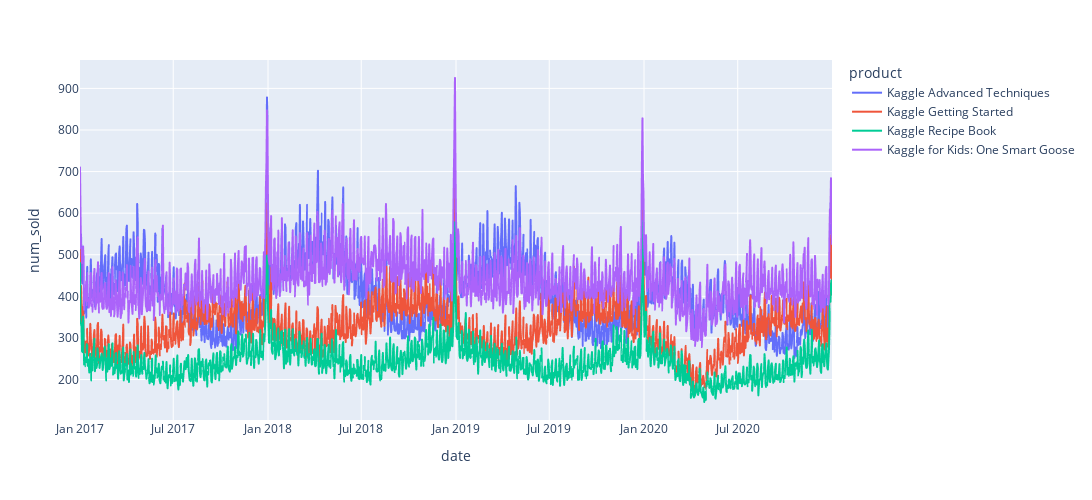

Source (notebook cell):
### Markdown cell above
## Let's see the time series
- There is a strong seasonal/trend component for each product/store
- The trend and seasonality are not necessarily the same (for instance the trend of "Kaggle Getting Started" is moving in the opposite direction of "Kaggle Advanced Techniques" towards the end of the year
- There are some clear seasonal peaks around the 29/30th of December for all products categories
- Time series patterns seems similar in the two stores, despite the significant different in sales

### Code cell
fig = px.line(train_data[(train_data.country=="Belgium") & (train_data.date>="2016-12-31") & (train_data.store=="KaggleMart")], x="date", y="num_sold", line_group="product", color="product")

fig.update_layout(
    autosize=True,
    width=1200,
    height=500,
)

### Figure 1 — Plotly figure (JSON) as saved in the notebook; plotly's stock layout.template omitted (floating-point values rounded to 4 significant figures; data arrays with more than 128 entries replaced by an {"elided": "..."} marker saying what was removed)
{"data": [{"hovertemplate": "product=Kaggle Advanced Techniques<br>date=%{x}<br>num_sold=%{y}<extra></extra>", "legendgroup": "Kaggle Advanced Techniques", "line": {"color": "#636efa", "dash": "solid"}, "mode": "lines", "name": "Kaggle Advanced Techniques", "showlegend": true, "type": "scattergl", "x": {"elided": "1461 str values"}, "xaxis": "x", "y": {"elided": "1461 int values"}, "yaxis": "y"}, {"hovertemplate": "product=Kaggle Getting Started<br>date=%{x}<br>num_sold=%{y}<extra></extra>", "legendgroup": "Kaggle Getting Started", "line": {"color": "#EF553B", "dash": "solid"}, "mode": "lines", "name": "Kaggle Getting Started", "showlegend": true, "type": "scattergl", "x": {"elided": "1461 str values"}, "xaxis": "x", "y": {"elided": "1461 int values"}, "yaxis": "y"}, {"hovertemplate": "product=Kaggle Recipe Book<br>date=%{x}<br>num_sold=%{y}<extra></extra>", "legendgroup": "Kaggle Recipe Book", "line": {"color": "#00cc96", "dash": "solid"}, "mode": "lines", "name": "Kaggle Recipe Book", "showlegend": true, "type": "scattergl", "x": {"elided": "1461 str values"}, "xaxis": "x", "y": {"elided": "1461 int values"}, "yaxis": "y"}, {"hovertemplate": "product=Kaggle for Kids: One Smart Goose<br>date=%{x}<br>num_sold=%{y}<extra></extra>", "legendgroup": "Kaggle for Kids: One Smart Goose", "line": {"color": "#ab63fa", "dash": "solid"}, "mode": "lines", "name": "Kaggle for Kids: One Smart Goose", "showlegend": true, "type": "scattergl", "x": {"elided": "1461 str values"}, "xaxis": "x", "y": {"elided": "1461 int values"}, "yaxis": "y"}], "layout": {"autosize": true, "height": 500, "legend": {"title": {"text": "product"}, "tracegroupgap": 0}, "margin": {"t": 60}, "width": 1200, "xaxis": {"anchor": "y", "autorange": true, "domain": [0, 1], "range": ["2017-01-01", "2020-12-31"], "title": {"text": "date"}, "type": "date"}, "yaxis": {"anchor": "x", "autorange": true, "domain": [0, 1], "range": [102.7, 968.3], "title": {"text": "num_sold"}, "type": "linear"}}}
